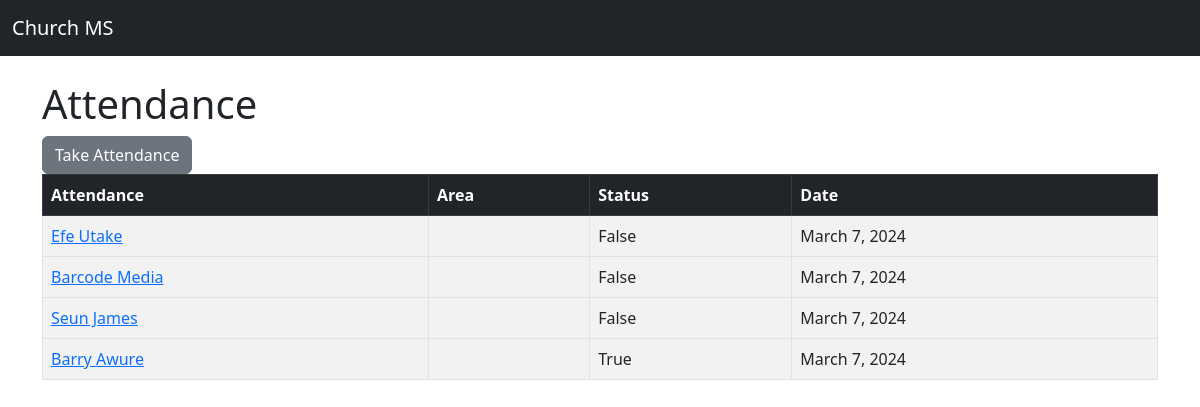
The app's page /member/attendance_list/, older data.
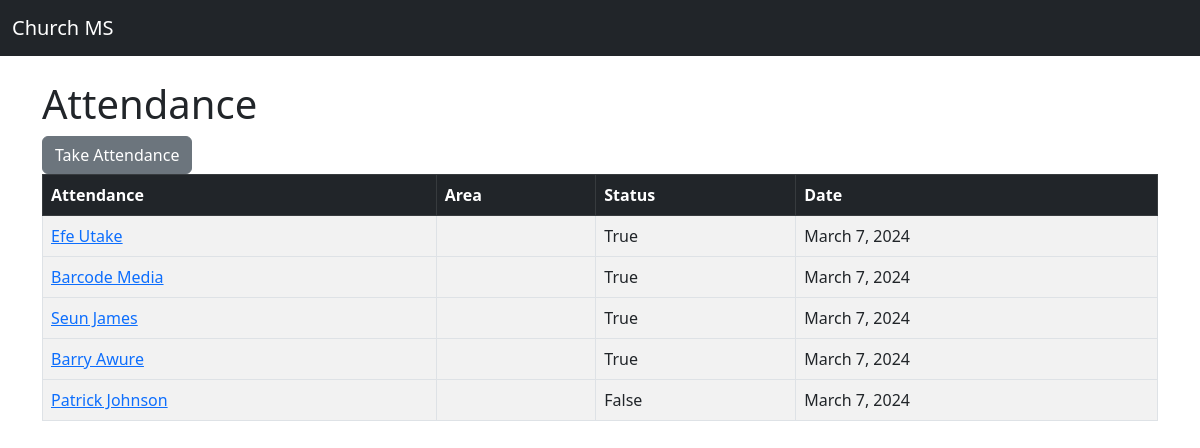
The same page, newer data.
### member/models.py (models this page shows, shortened)
class Attendance(models.Model):
    member = models.ForeignKey(Member, on_delete=models.CASCADE, null=True, blank=True)
    date = models.DateField()
    status = models.BooleanField(default=False, null=True, blank=True)

class Member(models.Model):
    first_name = models.CharField(max_length=50)
    last_name = models.CharField(max_length=50)
    perfect_attendance = models.BooleanField(default=True, null=True, blank=True)  # True if attended all classes.
    def __str__(self):
        return f'{self.first_name } {self.last_name}'

### member/views.py (the view)
# urls.py: path('attendance_list/', views.attendance_list, name='attendance_list'),
def attendance_list(request):
    attendance = Attendance.objects.all()
    current_date = timezone.now().date()
    return render(request, 'attendance_list.html', {'attendance': attendance})

### member/templates/attendance_list.html
{% extends 'base.html' %}
{% block content %}
        <h1>Attendance</h1>
        <a href=" {% url 'attendance' %}" class='btn btn-secondary'>Take Attendance</a>
          <table class="table table-striped table-hover table-bordered">
            <thead class="table-dark">
              <tr>
                <th scope='col'>Attendance</th>
                <th scope='col'>Area</th>
                <th scope='col'>Status</th>
                <th scope='col'>Date</th>
              </tr>
            </thead>
            <tbody>
              {% if attendance %}
                {% for attendance in attendance %}
                  <tr>
                    <td><a href="{% url 'attendance_list' %}">{{ attendance.member }}</a></td>
                    <td>{{ attendance.area }}</td>
                    <td>{{ attendance.status }}</td>
                    <td>{{ attendance.date }}</td>
                  <tr>
                {% endfor %}
              {% endif %}
            </tbody>
          </table>
{% endblock content %}

### member/templates/base.html (shortened to what this page needs)
<!doctype html>
<html lang="en">
  <head>
    <link href="https://cdn.jsdelivr.net/npm/bootstrap@5.3.0-alpha3/dist/css/bootstrap.min.css" rel="stylesheet">
  </head>
  <body>
    {% include 'navbar.html' %}
    <div class=container>
        <br>
        {% block content %}{% endblock content %}
    </div>
  </body>
</html>

### member/templates/navbar.html (shortened to what this page needs)
<nav class="navbar navbar-expand-lg navbar-dark bg-dark">
    <div class="container-fluid">
        <a class="navbar-brand" href="{% url 'home' %}">Church MS</a>
    </div>
  </nav>

Row changes from the older to the newer data that the page shows:
changed Attendance "Efe Utake": status "False" → "True"
changed Attendance "Barcode Media": status "False" → "True"
changed Attendance "Seun James": status "False" → "True"
added Attendance: member "Patrick Johnson", status "False", date "March 7, 2024"
